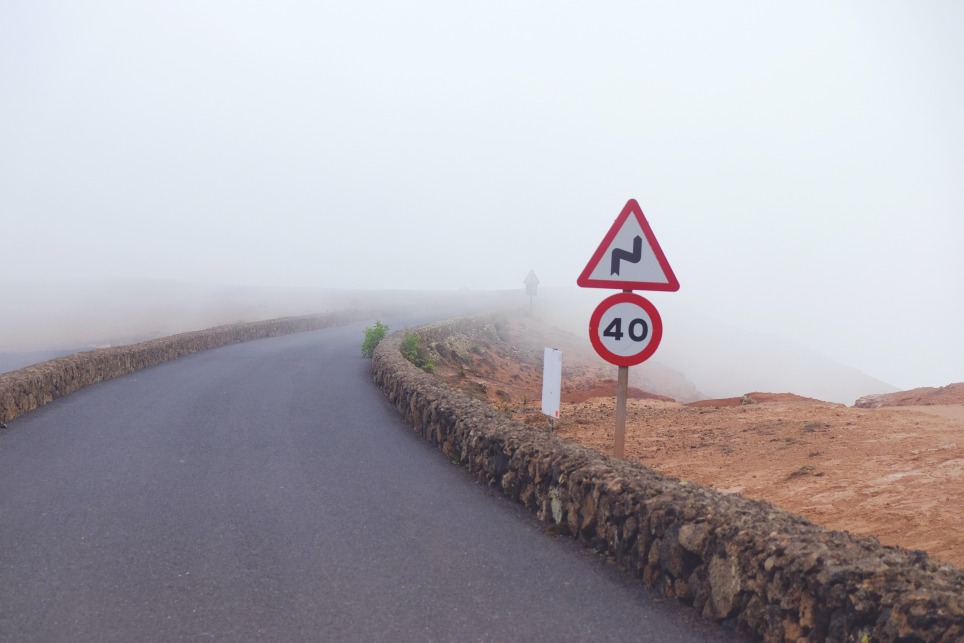
#> input picture hough-circle/traffic-sign.jpg, 4817 x 3211 px (shown at 1/5 size)
$ python app.py
#> lines starting #> are read from the running program, lines starting #| are printed output that depends on the picture
import cv2 as cv
import numpy as np

# Nama file
filename = 'traffic-sign.jpg'

# Load gambar traffic-sign.jpg
src = cv.imread(filename)
#> src is the input picture: shape (3211, 4817, 3); mean B, G, R 179.4, 172.7, 176.1

# resize ke 30% ukuran aslinya
scale_percent = 30 # percent of original size
width = int(src.shape[1] * scale_percent / 100)
#> width = 1445
height = int(src.shape[0] * scale_percent / 100)
#> height = 963
dim = (width, height)
#> dim = (1445, 963)
resized = cv.resize(src, dim, interpolation = cv.INTER_AREA)

# ubah ke grayscale
gray = cv.cvtColor(resized, cv.COLOR_BGR2GRAY)
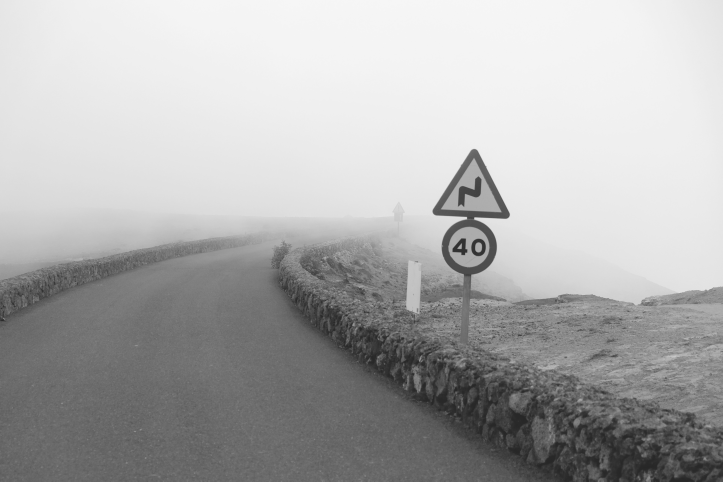
#> gray: shape (963, 1445) (shown at 1/2 size); min 39, max 247, mean 174.5

# beri filter median blur
gray = cv.medianBlur(gray, 5)

# aplikasikan hough circle
circles = cv.HoughCircles(gray, cv.HOUGH_GRADIENT, 0.5, 20,
                            param1=100, param2=30,
                            minRadius=50, maxRadius=70)
#> circles = [[937.5, 493.5, 54.9]]

# Jika lingkaran ditemukan
if circles is not None:
    circles = np.uint16(np.around(circles))
#> circles = [[938, 494, 55]]
    # Untuk setiap lingkaran, gambar lingkaran
    for i in circles[0, :]:
        center = (i[0], i[1])
        # circle center
        cv.circle(resized, center, 1, (0, 100, 100), 3)
        # circle outline
        radius = i[2]
        cv.circle(resized, center, radius, (0, 234, 255), 3)
#> this loop made 1 pass
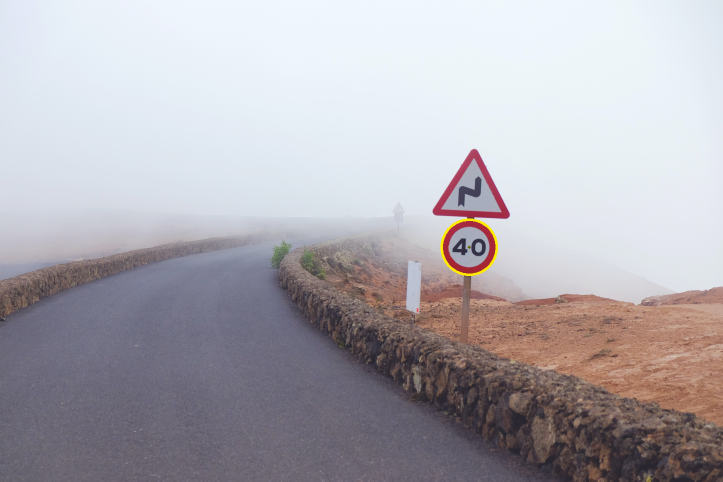
#> resized: shape (963, 1445, 3) (shown at 1/2 size); mean B, G, R 179.2, 172.9, 176.2


cv.imshow("detected circles", resized)
cv.waitKey(0)
